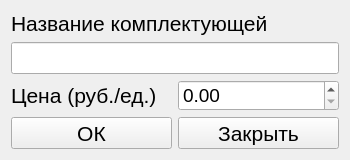
<?xml version="1.0" encoding="UTF-8"?>
<ui version="4.0">
 <class>Form</class>
 <widget class="QWidget" name="Form">
  <property name="geometry">
   <rect>
    <x>0</x>
    <y>0</y>
    <width>350</width>
    <height>160</height>
   </rect>
  </property>
  <property name="minimumSize">
   <size>
    <width>350</width>
    <height>160</height>
   </size>
  </property>
  <property name="maximumSize">
   <size>
    <width>350</width>
    <height>160</height>
   </size>
  </property>
  <property name="windowTitle">
   <string>Комплектующая</string>
  </property>
  <layout class="QGridLayout" name="gridLayout">
   <item row="4" column="0" colspan="2">
    <layout class="QHBoxLayout" name="horizontalLayout">
     <item>
      <widget class="QPushButton" name="ok">
       <property name="font">
        <font>
         <pointsize>16</pointsize>
        </font>
       </property>
       <property name="text">
        <string>ОК</string>
       </property>
      </widget>
     </item>
     <item>
      <widget class="QPushButton" name="close">
       <property name="font">
        <font>
         <pointsize>16</pointsize>
        </font>
       </property>
       <property name="text">
        <string>Закрыть</string>
       </property>
      </widget>
     </item>
    </layout>
   </item>
   <item row="2" column="0">
    <widget class="QLabel" name="price_label">
     <property name="font">
      <font>
       <pointsize>16</pointsize>
      </font>
     </property>
     <property name="text">
      <string>Цена (руб./ед.)</string>
     </property>
    </widget>
   </item>
   <item row="0" column="0" colspan="2">
    <widget class="QLabel" name="title_lebel">
     <property name="font">
      <font>
       <pointsize>16</pointsize>
      </font>
     </property>
     <property name="text">
      <string>Название комплектующей</string>
     </property>
    </widget>
   </item>
   <item row="2" column="1">
    <widget class="QDoubleSpinBox" name="price">
     <property name="font">
      <font>
       <pointsize>14</pointsize>
      </font>
     </property>
    </widget>
   </item>
   <item row="1" column="0" colspan="2">
    <widget class="QLineEdit" name="title">
     <property name="font">
      <font>
       <pointsize>16</pointsize>
      </font>
     </property>
    </widget>
   </item>
   <item row="3" column="0">
    <spacer name="verticalSpacer">
     <property name="orientation">
      <enum>Qt::Vertical</enum>
     </property>
     <property name="sizeHint" stdset="0">
      <size>
       <width>20</width>
       <height>40</height>
      </size>
     </property>
    </spacer>
   </item>
  </layout>
 </widget>
 <resources/>
 <connections/>
</ui>
